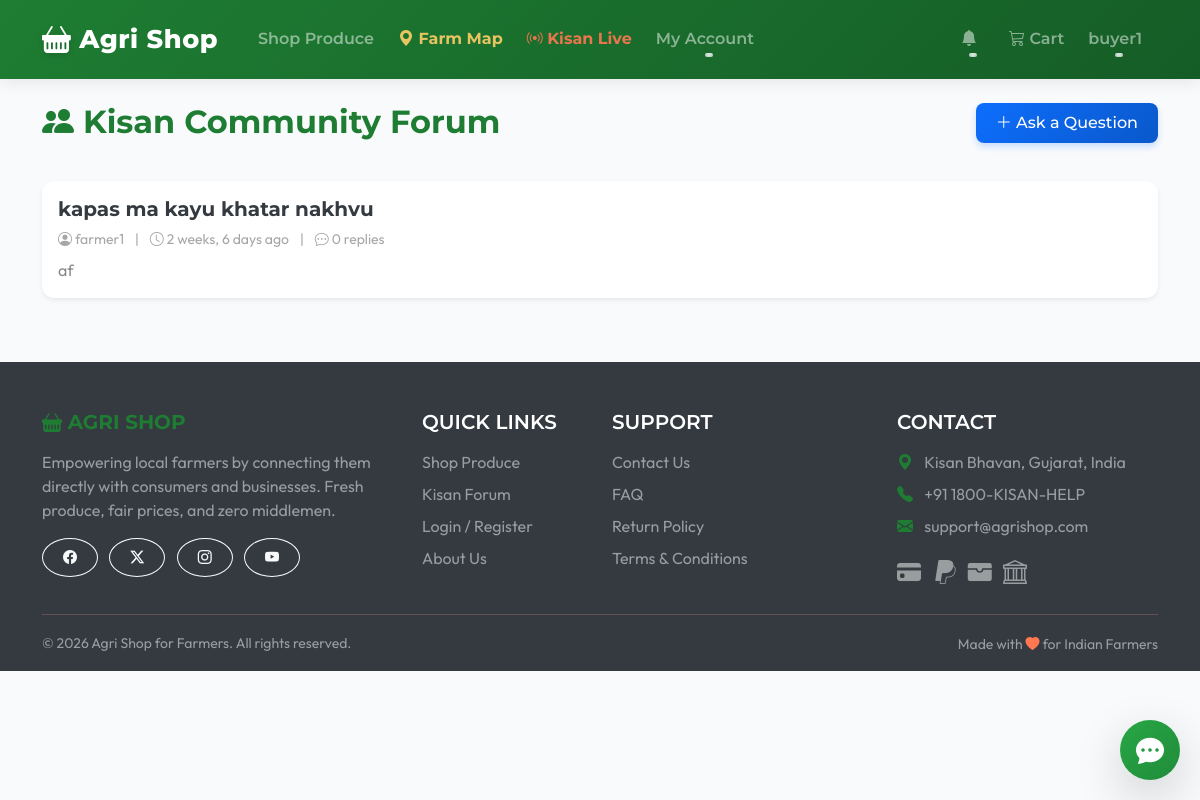
Screenshot of /forum/ (signed in) with the database file from the repository.
### accounts/models.py (models this page shows, shortened)
class User(AbstractUser):
    class Role(models.TextChoices):
        FARMER = 'FARMER', 'Farmer'
        BUYER = 'BUYER', 'Buyer'
        BUSINESS_BUYER = 'BUSINESS_BUYER', 'Business Buyer'
        AGRO_DEALER = 'AGRO_DEALER', 'Agro Dealer'
    role = models.CharField(max_length=20, choices=Role.choices, default=Role.BUYER)
    phone = models.CharField(max_length=15, blank=True)
    address = models.TextField(blank=True)
    village_or_city = models.CharField(max_length=100, blank=True)
    state = models.CharField(max_length=50, blank=True)
    is_verified_farmer = models.BooleanField(default=False)

### products/models.py (models this page shows, shortened)
class ForumPost(models.Model):
    author = models.ForeignKey(settings.AUTH_USER_MODEL, on_delete=models.CASCADE, related_name='forum_posts')
    title = models.CharField(max_length=255)
    content = models.TextField()
    created_at = models.DateTimeField(auto_now_add=True)
    updated_at = models.DateTimeField(auto_now=True)

### products/views.py (the view)
# urls.py: path('forum/', views.forum_list, name='forum_list'),
@login_required
def forum_list(request):
    from .models import ForumPost
    posts = ForumPost.objects.all().order_by('-created_at')
    return render(request, 'products/forum_list.html', {'posts': posts})

### templates/products/forum_list.html (shortened to what this page needs)
{% extends 'base.html' %}
{% block content %}
<div class="row mt-4">
    <div class="col-md-8">
        <h2 class="fw-bold text-success mb-4"><i class="bi bi-people-fill"></i> Kisan Community Forum</h2>
    </div>
    <div class="col-md-4 text-md-end">
        <a href="{% url 'forum_create' %}" class="btn btn-primary"><i class="bi bi-plus-lg"></i> Ask a Question</a>
    </div>
</div>
<div class="row mt-3">
    <div class="col-12">
        {% for post in posts %}
        <div class="card shadow-sm mb-3 border-0 hover-shadow">
            <div class="card-body">
                <h5 class="card-title fw-bold">
                    <a href="{% url 'forum_detail' post.id %}" class="text-decoration-none text-dark">{{ post.title }}</a>
                </h5>
                <p class="text-muted small mb-2">
                    <i class="bi bi-person-circle"></i> {{ post.author.get_full_name|default:post.author.username }}
                    <span class="mx-2">|</span>
                    <i class="bi bi-clock"></i> {{ post.created_at|timesince }} ago
                    <span class="mx-2">|</span>
                    <i class="bi bi-chat-dots"></i> {{ post.comments.count }} replies
                </p>
                <p class="card-text text-truncate">{{ post.content }}</p>
            </div>
        </div>
        {% empty %}
        <div class="alert alert-info">No posts yet. Be the first to ask a question!</div>
        {% endfor %}
    </div>
</div>
{% endblock %}

### templates/base.html (shortened to what this page needs)
<!DOCTYPE html>
<html lang="en">
<head>
    <link href="https://cdn.jsdelivr.net/npm/bootswatch@5.3.3/dist/minty/bootstrap.min.css" rel="stylesheet">
    <link rel="stylesheet" href="https://cdn.jsdelivr.net/npm/bootstrap-icons@1.11.3/font/bootstrap-icons.min.css">
    {% load static %}
    <link rel="stylesheet" href="{% static 'css/style.css' %}">
</head>
<body>
    <nav class="navbar navbar-expand-lg navbar-dark bg-primary mb-4">
        <div class="container">
            <a class="navbar-brand" href="/">
                <i class="bi bi-basket-fill"></i> Agri Shop
            </a>
            <div class="collapse navbar-collapse" id="navbarNav">
                <ul class="navbar-nav me-auto">
                    {% if not user.is_authenticated or user.role == 'BUYER' or user.role == 'BUSINESS_BUYER' %}
                    <li class="nav-item">
                        <a class="nav-link" href="/">Shop Produce</a>
                    </li>
                    <li class="nav-item">
                        <a class="nav-link text-warning fw-bold" href="{% url 'farm_map' %}"><i class="bi bi-geo-alt-fill"></i> Farm Map</a>
                    </li>
                    <li class="nav-item">
                        <a class="nav-link text-danger fw-bold" href="{% url 'live_streams' %}"><i class="bi bi-broadcast"></i> Kisan Live</a>
                    </li>
                    {% endif %}
                    {% if user.is_authenticated and user.role != 'FARMER' and user.role != 'AGRO_DEALER' %}
                    <li class="nav-item dropdown">
                        <a class="nav-link dropdown-toggle" href="#" role="button" data-bs-toggle="dropdown">
                            My Account
                        </a>
                    </li>
                    {% endif %}
                </ul>
                <ul class="navbar-nav ms-auto mb-2 mb-lg-0 align-items-center">
                    {% if user.is_authenticated %}
                    <li class="nav-item dropdown me-2">
                        <a class="nav-link dropdown-toggle position-relative" href="#" id="notifDropdown" role="button" data-bs-toggle="dropdown">
                            <i class="bi bi-bell-fill"></i>
                        </a>
                    </li>
                    {% if user.role == 'FARMER' %}
                    <li class="nav-item">
                        <a class="nav-link" href="{% url 'agro_cart_view' %}">
                            <i class="bi bi-cart3"></i> Agro Cart
                        </a>
                    </li>
                    {% elif user.role != 'AGRO_DEALER' %}
                    <li class="nav-item">
                        <a class="nav-link" href="{% url 'cart_view' %}">
                            <i class="bi bi-cart3"></i> Cart
                        </a>
                    </li>
                    {% endif %}
                    <li class="nav-item dropdown">
                        <a class="nav-link dropdown-toggle" href="#" id="navbarDropdown" role="button" data-bs-toggle="dropdown">
                            {{ user.username }}
                        </a>
                    </li>
                    {% endif %}
                </ul>
            </div>
        </div>
    </nav>
    <div class="container">
        {% block content %}
        {% endblock content %}
    </div>
    <footer class="bg-dark text-white pt-5 pb-3 mt-5">
        <div class="container">
            <div class="row">
                <div class="col-lg-4 col-md-6 mb-4 mb-md-0">
                    <h5 class="text-uppercase text-success fw-bold mb-3">
                        <i class="bi bi-basket-fill"></i> Agri Shop
                    </h5>
                    <p class="text-white-50">
                        Empowering local farmers by connecting them directly with consumers and businesses. Fresh produce, fair prices, and zero middlemen.
                    </p>
                    <div class="mt-3">
                        <a href="#" class="btn btn-outline-light btn-sm rounded-circle me-2"><i class="bi bi-facebook"></i></a>
                        <a href="#" class="btn btn-outline-light btn-sm rounded-circle me-2"><i class="bi bi-twitter-x"></i></a>
                        <a href="#" class="btn btn-outline-light btn-sm rounded-circle me-2"><i class="bi bi-instagram"></i></a>
                        <a href="#" class="btn btn-outline-light btn-sm rounded-circle"><i class="bi bi-youtube"></i></a>
                    </div>
                </div>
                <div class="col-lg-2 col-md-6 mb-4 mb-md-0">
                    <h5 class="text-uppercase mb-3 text-white">Quick Links</h5>
                    <ul class="list-unstyled mb-0">
                        <li class="mb-2"><a href="/" class="text-white-50 text-decoration-none hover-white">Shop Produce</a></li>
                        <li class="mb-2"><a href="{% url 'forum_list' %}" class="text-white-50 text-decoration-none hover-white">Kisan Forum</a></li>
                        <li class="mb-2"><a href="{% url 'login' %}" class="text-white-50 text-decoration-none hover-white">Login / Register</a></li>
                        <li class="mb-2"><a href="{% url 'about_us' %}" class="text-white-50 text-decoration-none hover-white">About Us</a></li>
                    </ul>
                </div>
                <div class="col-lg-3 col-md-6 mb-4 mb-md-0">
                    <h5 class="text-uppercase mb-3 text-white">Support</h5>
                    <ul class="list-unstyled mb-0">
                        <li class="mb-2"><a href="{% url 'contact_us' %}" class="text-white-50 text-decoration-none hover-white">Contact Us</a></li>
                        <li class="mb-2"><a href="{% url 'faq' %}" class="text-white-50 text-decoration-none hover-white">FAQ</a></li>
                        <li class="mb-2"><a href="{% url 'return_policy' %}" class="text-white-50 text-decoration-none hover-white">Return Policy</a></li>
                        <li class="mb-2"><a href="{% url 'terms' %}" class="text-white-50 text-decoration-none hover-white">Terms & Conditions</a></li>
                    </ul>
                </div>
                <div class="col-lg-3 col-md-6 mb-4 mb-md-0">
                    <h5 class="text-uppercase mb-3 text-white">Contact</h5>
                    <ul class="list-unstyled mb-3 text-white-50">
                        <li class="mb-2"><i class="bi bi-geo-alt-fill me-2 text-success"></i> Kisan Bhavan, Gujarat, India</li>
                        <li class="mb-2"><i class="bi bi-telephone-fill me-2 text-success"></i> +91 1800-KISAN-HELP</li>
                        <li class="mb-2"><i class="bi bi-envelope-fill me-2 text-success"></i> support@agrishop.com</li>
                    </ul>
                    <div class="mt-2 text-white-50">
                        <i class="bi bi-credit-card-fill fs-4 me-2"></i>
                        <i class="bi bi-paypal fs-4 me-2"></i>
                        <i class="bi bi-wallet-fill fs-4 me-2"></i>
                        <i class="bi bi-bank fs-4"></i>
                    </div>
                </div>
            </div>
            <hr class="mt-4 mb-3 border-secondary">
            <div class="row align-items-center">
                <div class="col-md-6 text-center text-md-start">
                    <p class="text-white-50 small mb-0">&copy; 2026 Agri Shop for Farmers. All rights reserved.</p>
                </div>
                <div class="col-md-6 text-center text-md-end mt-2 mt-md-0">
                    <span class="text-white-50 small">Made with <i class="bi bi-heart-fill text-danger"></i> for Indian Farmers</span>
                </div>
            </div>
        </div>
    </footer>
    <div class="toast-container position-fixed bottom-0 end-0 p-3">
    </div>
    <div id="aiChatbotWidget" style="position: fixed; bottom: 20px; right: 20px; z-index: 9999;" class="notranslate" translate="no">
        <button id="toggleChatBtn" class="btn btn-success rounded-circle shadow-lg d-flex align-items-center justify-content-center" style="width: 60px; height: 60px; float: right;">
            <i class="bi bi-chat-dots-fill fs-3"></i>
        </button>
    </div>
</body>
</html>

### static/css/style.css (style rules this page uses)
body { font-family: 'Outfit', sans-serif; background-color: #f8fafc; color: #1e293b; }
.navbar { background: linear-gradient(135deg, #1e7d32 0%, #155d27 100%) !important; box-shadow: 0 4px 12px rgba(30, 125, 50, 0.15); padding: 1rem 0; }
.navbar-brand { font-weight: 700; letter-spacing: 0.5px; font-size: 1.5rem; }
.card { border: none; border-radius: 12px; box-shadow: 0 4px 6px -1px rgba(0, 0, 0, 0.05), 0 2px 4px -1px rgba(0, 0, 0, 0.03); transition: transform 0.2s ease, box-shadow 0.2s ease; overflow: hidden; background: #ffffff; }
.btn { border-radius: 8px; font-weight: 500; padding: 0.5rem 1.25rem; transition: all 0.2s; }
.btn-success { background: linear-gradient(135deg, #28a745 0%, #208b3a 100%); border: none; box-shadow: 0 4px 6px rgba(40, 167, 69, 0.2); }
.btn-primary { background: linear-gradient(135deg, #0d6efd 0%, #0a58ca 100%); border: none; box-shadow: 0 4px 6px rgba(13, 110, 253, 0.2); }
h1, h2, h3, h4, h5, h6 { font-weight: 600; color: #0f172a; }
.text-success { color: #1e7d32 !important; }

### templates/base.html (style rules this page uses)
.navbar { box-shadow: 0 4px 15px rgba(0,0,0,0.08); padding-top: 0.8rem; padding-bottom: 0.8rem; }
.navbar-brand { font-weight: 800; font-size: 1.6rem; letter-spacing: 0.5px; display: flex; align-items: center; gap: 8px; }
.navbar-brand i { font-size: 1.8rem; text-shadow: 0 2px 6px rgba(0,0,0,0.15); }
.nav-link { font-weight: 600; position: relative; margin-right: 8px; padding: 8px 4px; transition: all 0.3s ease; opacity: 0.9; white-space: nowrap; }
.nav-link::after { content: ''; position: absolute; width: 0; height: 3px; bottom: 2px; left: 50%; background-color: rgba(255, 255, 255, 0.8); transition: all 0.3s ease; transform: translateX(-50%); border-radius: 4px; }
body { top: 0 !important; }

### rows the page displays
User: username "buyer1"
ForumPost: title "kapas ma kayu khatar nakhvu", author.get_full_name "farmer1", created_at "2 weeks, 6 days", comments.count "0", content "af"
